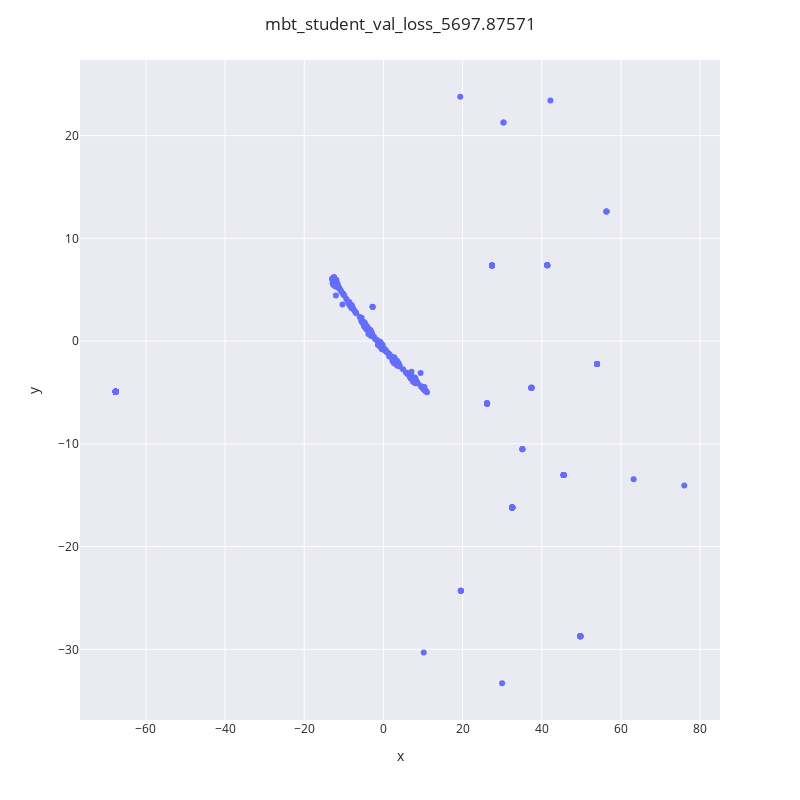

Notebook source saved alongside this figure:
### Code cell
chkpt_name = "mbt_student_val_loss_5697.87571"
pkl_path = f"saved_models/{chkpt_name}.pkl"
with open(pkl_path, "rb") as fh:
    embeddings_obj = pickle.load(fh)

embeddings_cleaned = clean_nans(embeddings_obj)
plot_embeddings(embeddings_cleaned, chkpt_name)

### Figure 1 — Plotly figure (JSON) as saved in the notebook; plotly's stock layout.template omitted (floating-point values rounded to 4 significant figures; data arrays with more than 128 entries replaced by an {"elided": "..."} marker saying what was removed)
{"data": [{"customdata": {"elided": "324x1 str values"}, "hovertemplate": "x=%{x}<br>y=%{y}<br>labels=%{customdata[0]}<extra></extra>", "legendgroup": "", "marker": {"color": "#636efa", "symbol": "circle"}, "mode": "markers", "name": "", "orientation": "v", "showlegend": false, "type": "scatter", "x": {"elided": "324 float values"}, "xaxis": "x", "y": {"elided": "324 float values"}, "yaxis": "y"}], "layout": {"autosize": false, "height": 800, "legend": {"tracegroupgap": 0}, "margin": {"t": 60}, "title": {"text": "mbt_student_val_loss_5697.87571"}, "width": 800, "xaxis": {"anchor": "y", "domain": [0, 1], "title": {"text": "x"}}, "yaxis": {"anchor": "x", "domain": [0, 1], "title": {"text": "y"}}}}
